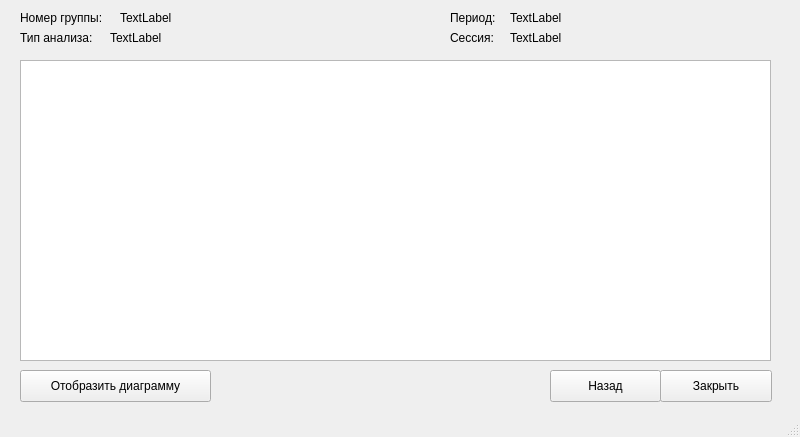
<?xml version="1.0" encoding="UTF-8"?>
<ui version="4.0">
 <class>MainWindow</class>
 <widget class="QMainWindow" name="MainWindow">
  <property name="geometry">
   <rect>
    <x>0</x>
    <y>0</y>
    <width>800</width>
    <height>437</height>
   </rect>
  </property>
  <property name="windowTitle">
   <string>Анализ успеваемости группы</string>
  </property>
  <widget class="QWidget" name="centralwidget">
   <widget class="QTableWidget" name="tableWidget">
    <property name="geometry">
     <rect>
      <x>20</x>
      <y>60</y>
      <width>751</width>
      <height>301</height>
     </rect>
    </property>
   </widget>
   <widget class="QLabel" name="label">
    <property name="geometry">
     <rect>
      <x>20</x>
      <y>10</y>
      <width>101</width>
      <height>16</height>
     </rect>
    </property>
    <property name="text">
     <string>Номер группы:</string>
    </property>
   </widget>
   <widget class="QLabel" name="label_2">
    <property name="geometry">
     <rect>
      <x>120</x>
      <y>10</y>
      <width>291</width>
      <height>16</height>
     </rect>
    </property>
    <property name="text">
     <string>TextLabel</string>
    </property>
   </widget>
   <widget class="QLabel" name="label_3">
    <property name="geometry">
     <rect>
      <x>20</x>
      <y>30</y>
      <width>91</width>
      <height>16</height>
     </rect>
    </property>
    <property name="text">
     <string>Тип анализа:</string>
    </property>
   </widget>
   <widget class="QLabel" name="label_4">
    <property name="geometry">
     <rect>
      <x>110</x>
      <y>30</y>
      <width>291</width>
      <height>16</height>
     </rect>
    </property>
    <property name="text">
     <string>TextLabel</string>
    </property>
   </widget>
   <widget class="QPushButton" name="pushButton">
    <property name="geometry">
     <rect>
      <x>20</x>
      <y>370</y>
      <width>191</width>
      <height>32</height>
     </rect>
    </property>
    <property name="text">
     <string>Отобразить диаграмму</string>
    </property>
   </widget>
   <widget class="QPushButton" name="pushButton_2">
    <property name="geometry">
     <rect>
      <x>550</x>
      <y>370</y>
      <width>111</width>
      <height>32</height>
     </rect>
    </property>
    <property name="text">
     <string>Назад</string>
    </property>
   </widget>
   <widget class="QPushButton" name="pushButton_3">
    <property name="geometry">
     <rect>
      <x>660</x>
      <y>370</y>
      <width>112</width>
      <height>32</height>
     </rect>
    </property>
    <property name="text">
     <string>Закрыть</string>
    </property>
   </widget>
   <widget class="QLabel" name="label_5">
    <property name="geometry">
     <rect>
      <x>450</x>
      <y>10</y>
      <width>58</width>
      <height>16</height>
     </rect>
    </property>
    <property name="text">
     <string>Период:</string>
    </property>
   </widget>
   <widget class="QLabel" name="label_6">
    <property name="geometry">
     <rect>
      <x>510</x>
      <y>10</y>
      <width>58</width>
      <height>16</height>
     </rect>
    </property>
    <property name="text">
     <string>TextLabel</string>
    </property>
   </widget>
   <widget class="QLabel" name="label_7">
    <property name="geometry">
     <rect>
      <x>450</x>
      <y>30</y>
      <width>58</width>
      <height>16</height>
     </rect>
    </property>
    <property name="text">
     <string>Сессия:</string>
    </property>
   </widget>
   <widget class="QLabel" name="label_8">
    <property name="geometry">
     <rect>
      <x>510</x>
      <y>30</y>
      <width>58</width>
      <height>16</height>
     </rect>
    </property>
    <property name="text">
     <string>TextLabel</string>
    </property>
   </widget>
  </widget>
  <widget class="QStatusBar" name="statusbar"/>
 </widget>
 <resources/>
 <connections/>
</ui>
